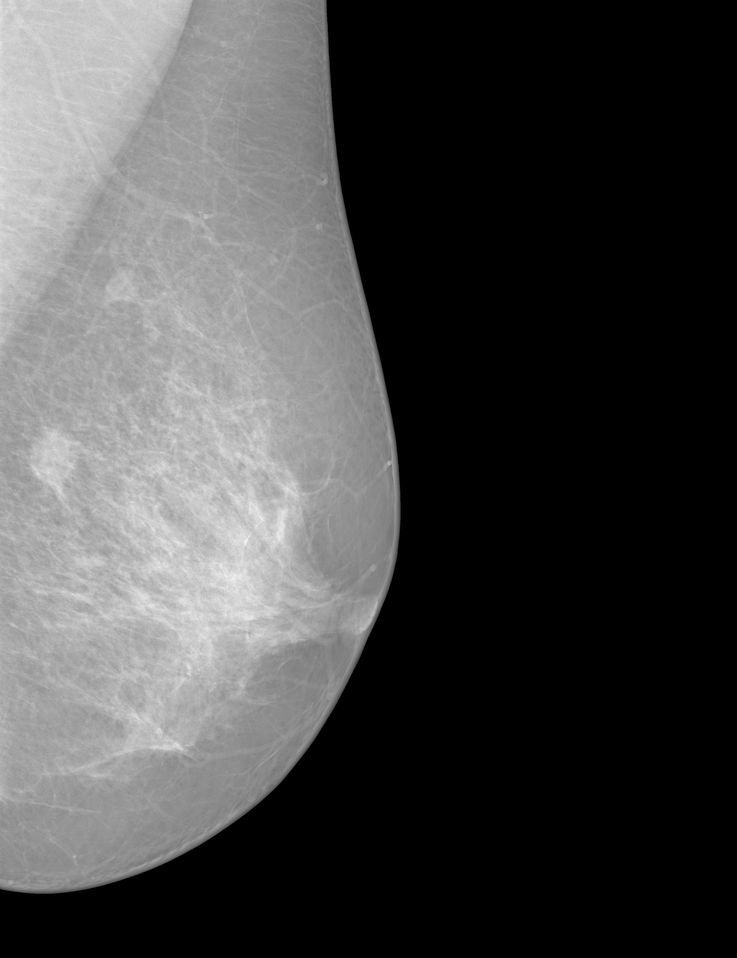
#> input picture Mammogram /test.png, 737 x 958 px, shrunk from 2560 x 3328 before the run
$ jupyter execute 'Image Enhance in PIL.ipynb'
#> lines starting #> are read from the running program, lines starting #| are printed output that depends on the picture
[cell 1]
from PIL import ImageEnhance
from PIL import Image
import matplotlib.pyplot as plt
image = Image.open('test.png')
#> image is the input picture: PIL image 737x958 L; min 0, max 247, mean 71.5

[cell 2]
enhancer = ImageEnhance.Sharpness(image)

for i in range(8):
    factor = i / 4.0
    #enhancer.enhance(factor).show("Sharpness %f" % factor)
    plt.imshow(enhancer.enhance(factor))
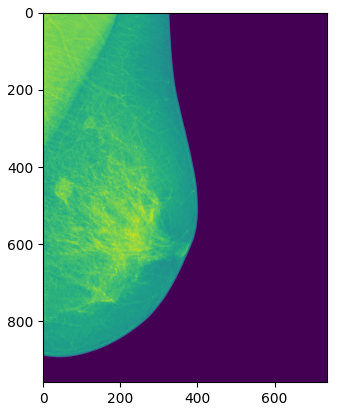
#> figure drawn by matplotlib, 1 panel

[cell 3]
color = ImageEnhance.Color(image)

for i in range(8):
    factor = i / 4.0
    plt.imshow(enhancer.enhance(factor))

[cell 4]
new = ImageEnhance.Contrast(image)
plt.imshow(new.enhance(1.5))
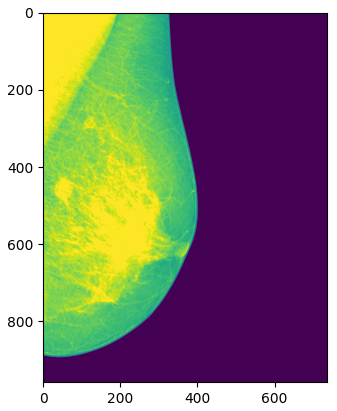
#> figure drawn by matplotlib, 1 panel

[cell 5]
new= ImageEnhance.Brightness(image)
plt.imshow(new.enhance(1.5))
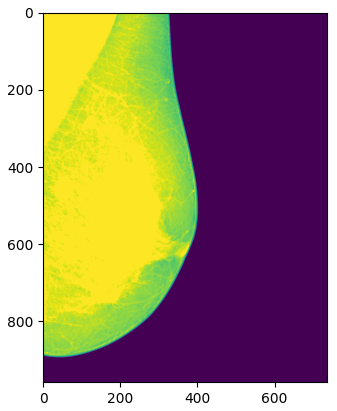
#> figure drawn by matplotlib, 1 panel

[cell 6]
new=ImageEnhance.Sharpness(image)
plt.imshow(new.enhance(2))
